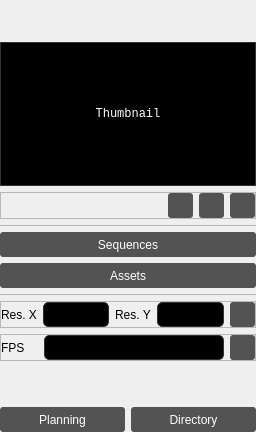
                        <widget class="QFrame" name="frameRightSideProjects">
                         <property name="maximumSize">
                          <size>
                           <width>256</width>
                           <height>16777215</height>
                          </size>
                         </property>
                         <property name="frameShape">
                          <enum>QFrame::NoFrame</enum>
                         </property>
                         <property name="frameShadow">
                          <enum>QFrame::Raised</enum>
                         </property>
                         <layout class="QVBoxLayout" name="verticalLayout_4">
                          <property name="leftMargin">
                           <number>0</number>
                          </property>
                          <property name="topMargin">
                           <number>0</number>
                          </property>
                          <property name="rightMargin">
                           <number>0</number>
                          </property>
                          <property name="bottomMargin">
                           <number>0</number>
                          </property>
                          <item>
                           <spacer name="verticalSpacerThumbnailProjects">
                            <property name="orientation">
                             <enum>Qt::Vertical</enum>
                            </property>
                            <property name="sizeType">
                             <enum>QSizePolicy::Fixed</enum>
                            </property>
                            <property name="sizeHint" stdset="0">
                             <size>
                              <width>20</width>
                              <height>42</height>
                             </size>
                            </property>
                           </spacer>
                          </item>
                          <item>
                           <widget class="QLabel" name="labelThumbnailProjects">
                            <property name="minimumSize">
                             <size>
                              <width>256</width>
                              <height>144</height>
                             </size>
                            </property>
                            <property name="maximumSize">
                             <size>
                              <width>256</width>
                              <height>144</height>
                             </size>
                            </property>
                            <property name="font">
                             <font>
                              <family>Consolas</family>
                             </font>
                            </property>
                            <property name="styleSheet">
                             <string notr="true">QLabel
{	
	color: rgb(255, 255, 255);
	background-color: rgb(0, 0, 0);
	border-style: solid;    
	border-width: 1px;
	border-radius: 0px;
	border-color: rgb(50, 50, 50);
}
</string>
                            </property>
                            <property name="text">
                             <string>Thumbnail</string>
                            </property>
                            <property name="scaledContents">
                             <bool>false</bool>
                            </property>
                            <property name="alignment">
                             <set>Qt::AlignCenter</set>
                            </property>
                           </widget>
                          </item>
                          <item>
                           <widget class="QFrame" name="frameFunctionsThumbnail">
                            <property name="frameShape">
                             <enum>QFrame::StyledPanel</enum>
                            </property>
                            <property name="frameShadow">
                             <enum>QFrame::Raised</enum>
                            </property>
                            <layout class="QHBoxLayout" name="horizontalLayout_9">
                             <property name="leftMargin">
                              <number>0</number>
                             </property>
                             <property name="topMargin">
                              <number>0</number>
                             </property>
                             <property name="rightMargin">
                              <number>0</number>
                             </property>
                             <property name="bottomMargin">
                              <number>0</number>
                             </property>
                             <item>
                              <spacer name="horizontalSpacerThumbnailProjects">
                               <property name="orientation">
                                <enum>Qt::Horizontal</enum>
                               </property>
                               <property name="sizeHint" stdset="0">
                                <size>
                                 <width>40</width>
                                 <height>20</height>
                                </size>
                               </property>
                              </spacer>
                             </item>
                             <item>
                              <widget class="QPushButton" name="buttonDeleteThumbnailProjects">
                               <property name="minimumSize">
                                <size>
                                 <width>25</width>
                                 <height>25</height>
                                </size>
                               </property>
                               <property name="maximumSize">
                                <size>
                                 <width>25</width>
                                 <height>25</height>
                                </size>
                               </property>
                               <property name="styleSheet">
                                <string notr="true">QPushButton
{
	background-color: rgb(83, 83, 83);
	color: rgb(255, 255, 255);
	border-radius: 3px;
}
QPushButton:hover:!pressed
{
	background-color: rgb(100, 100, 100);
}</string>
                               </property>
                               <property name="text">
                                <string/>
                               </property>
                               <property name="icon">
                                <iconset resource="cioxoQtResources.qrc">
                                 <normaloff>:/icons/graphics/icons/trash02.svg</normaloff>:/icons/graphics/icons/trash02.svg</iconset>
                               </property>
                              </widget>
                             </item>
                             <item>
                              <widget class="QPushButton" name="buttonRefreshThumbnailProjects">
                               <property name="minimumSize">
                                <size>
                                 <width>25</width>
                                 <height>25</height>
                                </size>
                               </property>
                               <property name="maximumSize">
                                <size>
                                 <width>25</width>
                                 <height>25</height>
                                </size>
                               </property>
                               <property name="styleSheet">
                                <string notr="true">QPushButton
{
	background-color: rgb(83, 83, 83);
	color: rgb(255, 255, 255);
	border-radius: 3px;
}
QPushButton:hover:!pressed
{
	background-color: rgb(100, 100, 100);
}</string>
                               </property>
                               <property name="text">
                                <string/>
                               </property>
                               <property name="icon">
                                <iconset resource="cioxoQtResources.qrc">
                                 <normaloff>:/icons/graphics/icons/refreshCw.svg</normaloff>:/icons/graphics/icons/refreshCw.svg</iconset>
                               </property>
                              </widget>
                             </item>
                             <item>
                              <widget class="QPushButton" name="buttonChargeThumbnailProjects">
                               <property name="minimumSize">
                                <size>
                                 <width>25</width>
                                 <height>25</height>
                                </size>
                               </property>
                               <property name="maximumSize">
                                <size>
                                 <width>25</width>
                                 <height>25</height>
                                </size>
                               </property>
                               <property name="font">
                                <font>
                                 <family>Segoe UI</family>
                                 <pointsize>9</pointsize>
                                </font>
                               </property>
                               <property name="styleSheet">
                                <string notr="true">QPushButton
{
	background-color: rgb(83, 83, 83);
	color: rgb(255, 255, 255);
	border-radius: 3px;
}
QPushButton:hover:!pressed
{
	background-color: rgb(100, 100, 100);
}</string>
                               </property>
                               <property name="text">
                                <string/>
                               </property>
                               <property name="icon">
                                <iconset resource="cioxoQtResources.qrc">
                                 <normaloff>:/icons/graphics/icons/image.svg</normaloff>:/icons/graphics/icons/image.svg</iconset>
                               </property>
                              </widget>
                             </item>
                            </layout>
                           </widget>
                          </item>
                          <item>
                           <widget class="QLabel" name="labelLineRightProjects">
                            <property name="maximumSize">
                             <size>
                              <width>16777215</width>
                              <height>1</height>
                             </size>
                            </property>
                            <property name="styleSheet">
                             <string notr="true">border-color: rgb(180, 180, 180);
border-style:solid;
border-radius: 5px;
border-width: 1px;</string>
                            </property>
                            <property name="text">
                             <string/>
                            </property>
                           </widget>
                          </item>
                          <item>
                           <widget class="QPushButton" name="buttonSequences">
                            <property name="minimumSize">
                             <size>
                              <width>0</width>
                              <height>25</height>
                             </size>
                            </property>
                            <property name="maximumSize">
                             <size>
                              <width>16777215</width>
                              <height>25</height>
                             </size>
                            </property>
                            <property name="font">
                             <font>
                              <family>Segoe UI</family>
                              <pointsize>9</pointsize>
                             </font>
                            </property>
                            <property name="styleSheet">
                             <string notr="true">QPushButton
{
	background-color: rgb(83, 83, 83);
	color: rgb(255, 255, 255);
	border-radius: 3px;
}
QPushButton:hover:!pressed
{
	background-color: rgb(100, 100, 100);
}</string>
                            </property>
                            <property name="text">
                             <string>Sequences</string>
                            </property>
                            <property name="icon">
                             <iconset resource="cioxoQtResources.qrc">
                              <normaloff>:/icons/graphics/icons/grid.svg</normaloff>:/icons/graphics/icons/grid.svg</iconset>
                            </property>
                           </widget>
                          </item>
                          <item>
                           <widget class="QPushButton" name="buttonAssets">
                            <property name="minimumSize">
                             <size>
                              <width>0</width>
                              <height>25</height>
                             </size>
                            </property>
                            <property name="maximumSize">
                             <size>
                              <width>16777215</width>
                              <height>25</height>
                             </size>
                            </property>
                            <property name="font">
                             <font>
                              <family>Segoe UI</family>
                              <pointsize>9</pointsize>
                             </font>
                            </property>
                            <property name="styleSheet">
                             <string notr="true">QPushButton
{
	background-color: rgb(83, 83, 83);
	color: rgb(255, 255, 255);
	border-radius: 3px;
}
QPushButton:hover:!pressed
{
	background-color: rgb(100, 100, 100);
}</string>
                            </property>
                            <property name="text">
                             <string>Assets</string>
                            </property>
                            <property name="icon">
                             <iconset resource="cioxoQtResources.qrc">
                              <normaloff>:/icons/graphics/icons/package.svg</normaloff>:/icons/graphics/icons/package.svg</iconset>
                            </property>
                           </widget>
                          </item>
                          <item>
                           <widget class="QLabel" name="labelLineResolution">
                            <property name="maximumSize">
                             <size>
                              <width>16777215</width>
                              <height>1</height>
                             </size>
                            </property>
                            <property name="styleSheet">
                             <string notr="true">border-color: rgb(180, 180, 180);
border-style:solid;
border-radius: 5px;
border-width: 1px;</string>
                            </property>
                            <property name="text">
                             <string/>
                            </property>
                           </widget>
                          </item>
                          <item>
                           <widget class="QFrame" name="frameResolution">
                            <property name="frameShape">
                             <enum>QFrame::StyledPanel</enum>
                            </property>
                            <property name="frameShadow">
                             <enum>QFrame::Raised</enum>
                            </property>
                            <layout class="QHBoxLayout" name="horizontalLayout_5">
                             <property name="leftMargin">
                              <number>0</number>
                             </property>
                             <property name="topMargin">
                              <number>0</number>
                             </property>
                             <property name="rightMargin">
                              <number>0</number>
                             </property>
                             <property name="bottomMargin">
                              <number>0</number>
                             </property>
                             <item>
                              <widget class="QLabel" name="labelResolutionX">
                               <property name="font">
                                <font>
                                 <family>Segoe UI</family>
                                 <pointsize>9</pointsize>
                                </font>
                               </property>
                               <property name="text">
                                <string>Res. X</string>
                               </property>
                              </widget>
                             </item>
                             <item>
                              <widget class="QLineEdit" name="lineEditResolutionProjectX">
                               <property name="minimumSize">
                                <size>
                                 <width>0</width>
                                 <height>25</height>
                                </size>
                               </property>
                               <property name="maximumSize">
                                <size>
                                 <width>16777215</width>
                                 <height>25</height>
                                </size>
                               </property>
                               <property name="font">
                                <font>
                                 <family>Segoe UI</family>
                                 <pointsize>9</pointsize>
                                </font>
                               </property>
                               <property name="styleSheet">
                                <string notr="true">QLineEdit
{
	color: rgb(255, 255, 255);
	background-color: rgb(0, 0, 0);
	border-style: solid;
    border-width: 1px;
	border-radius: 5px;
	border-color: rgb(50, 50, 50);
}</string>
                               </property>
                              </widget>
                             </item>
                             <item>
                              <widget class="QLabel" name="labelResolutionY">
                               <property name="font">
                                <font>
                                 <family>Segoe UI</family>
                                 <pointsize>9</pointsize>
                                </font>
                               </property>
                               <property name="text">
                                <string>Res. Y</string>
                               </property>
                              </widget>
                             </item>
                             <item>
                              <widget class="QLineEdit" name="lineEditResolutionProjectY">
                               <property name="minimumSize">
                                <size>
                                 <width>0</width>
                                 <height>25</height>
                                </size>
                               </property>
                               <property name="maximumSize">
                                <size>
                                 <width>16777215</width>
                                 <height>25</height>
                                </size>
                               </property>
                               <property name="font">
                                <font>
                                 <family>Segoe UI</family>
                                 <pointsize>9</pointsize>
                                </font>
                               </property>
                               <property name="styleSheet">
                                <string notr="true">QLineEdit
{
	color: rgb(255, 255, 255);
	background-color: rgb(0, 0, 0);
	border-style: solid;
    border-width: 1px;
	border-radius: 5px;
	border-color: rgb(50, 50, 50);
}</string>
                               </property>
                              </widget>
                             </item>
                             <item>
                              <widget class="QPushButton" name="buttonValidateResolution">
                               <property name="minimumSize">
                                <size>
                                 <width>25</width>
                                 <height>25</height>
                                </size>
                               </property>
                               <property name="maximumSize">
                                <size>
                                 <width>25</width>
                                 <height>25</height>
                                </size>
                               </property>
                               <property name="styleSheet">
                                <string notr="true">QPushButton
{
	background-color: rgb(83, 83, 83);
	color: rgb(255, 255, 255);
	border-radius: 3px;
}
QPushButton:hover:!pressed
{
	background-color: rgb(100, 100, 100);
}</string>
                               </property>
                               <property name="text">
                                <string/>
                               </property>
                               <property name="icon">
                                <iconset resource="cioxoQtResources.qrc">
                                 <normaloff>:/icons/graphics/icons/checkSquare.svg</normaloff>:/icons/graphics/icons/checkSquare.svg</iconset>
                               </property>
                              </widget>
                             </item>
                            </layout>
                           </widget>
                          </item>
                          <item>
                           <widget class="QFrame" name="frameFPS">
                            <property name="frameShape">
                             <enum>QFrame::StyledPanel</enum>
                            </property>
                            <property name="frameShadow">
                             <enum>QFrame::Raised</enum>
                            </property>
                            <layout class="QHBoxLayout" name="horizontalLayout_34">
                             <property name="leftMargin">
                              <number>0</number>
                             </property>
                             <property name="topMargin">
                              <number>0</number>
                             </property>
                             <property name="rightMargin">
                              <number>0</number>
                             </property>
                             <property name="bottomMargin">
                              <number>0</number>
                             </property>
                             <item>
                              <widget class="QLabel" name="labelFPS">
                               <property name="font">
                                <font>
                                 <family>Segoe UI</family>
                                 <pointsize>9</pointsize>
                                </font>
                               </property>
                               <property name="text">
                                <string>FPS    </string>
                               </property>
                              </widget>
                             </item>
                             <item>
                              <widget class="QLineEdit" name="lineEditFPS">
                               <property name="minimumSize">
                                <size>
                                 <width>0</width>
                                 <height>25</height>
                                </size>
                               </property>
                               <property name="maximumSize">
                                <size>
                                 <width>16777215</width>
                                 <height>25</height>
                                </size>
                               </property>
                               <property name="font">
                                <font>
                                 <family>Segoe UI</family>
                                 <pointsize>9</pointsize>
                                </font>
                               </property>
                               <property name="styleSheet">
                                <string notr="true">QLineEdit
{
	color: rgb(255, 255, 255);
	background-color: rgb(0, 0, 0);
	border-style: solid;
    border-width: 1px;
	border-radius: 5px;
	border-color: rgb(50, 50, 50);
}</string>
                               </property>
                              </widget>
                             </item>
                             <item>
                              <widget class="QPushButton" name="buttonValidateFPS">
                               <property name="minimumSize">
                                <size>
                                 <width>25</width>
                                 <height>25</height>
                                </size>
                               </property>
                               <property name="maximumSize">
                                <size>
                                 <width>25</width>
                                 <height>25</height>
                                </size>
                               </property>
                               <property name="styleSheet">
                                <string notr="true">QPushButton
{
	background-color: rgb(83, 83, 83);
	color: rgb(255, 255, 255);
	border-radius: 3px;
}
QPushButton:hover:!pressed
{
	background-color: rgb(100, 100, 100);
}</string>
                               </property>
                               <property name="text">
                                <string/>
                               </property>
                               <property name="icon">
                                <iconset resource="cioxoQtResources.qrc">
                                 <normaloff>:/icons/graphics/icons/checkSquare.svg</normaloff>:/icons/graphics/icons/checkSquare.svg</iconset>
                               </property>
                              </widget>
                             </item>
                            </layout>
                           </widget>
                          </item>
                          <item>
                           <spacer name="verticalSpacerDirectoryProjects">
                            <property name="orientation">
                             <enum>Qt::Vertical</enum>
                            </property>
                            <property name="sizeHint" stdset="0">
                             <size>
                              <width>20</width>
                              <height>40</height>
                             </size>
                            </property>
                           </spacer>
                          </item>
                          <item>
                           <layout class="QHBoxLayout" name="layoutDirectoryProjects">
                            <item>
                             <widget class="QPushButton" name="buttonPlanningProjects">
                              <property name="minimumSize">
                               <size>
                                <width>95</width>
                                <height>25</height>
                               </size>
                              </property>
                              <property name="maximumSize">
                               <size>
                                <width>16777215</width>
                                <height>25</height>
                               </size>
                              </property>
                              <property name="font">
                               <font>
                                <family>Segoe UI</family>
                                <pointsize>9</pointsize>
                               </font>
                              </property>
                              <property name="styleSheet">
                               <string notr="true">QPushButton
{
	background-color: rgb(83, 83, 83);
	color: rgb(255, 255, 255);
	border-radius: 3px;
}
QPushButton:hover:!pressed
{
	background-color: rgb(100, 100, 100);
}</string>
                              </property>
                              <property name="text">
                               <string>Planning</string>
                              </property>
                              <property name="icon">
                               <iconset resource="cioxoQtResources.qrc">
                                <normaloff>:/icons/graphics/icons/calendar.svg</normaloff>:/icons/graphics/icons/calendar.svg</iconset>
                              </property>
                             </widget>
                            </item>
                            <item>
                             <widget class="QPushButton" name="buttonDirectoryProjects">
                              <property name="minimumSize">
                               <size>
                                <width>95</width>
                                <height>25</height>
                               </size>
                              </property>
                              <property name="maximumSize">
                               <size>
                                <width>16777215</width>
                                <height>25</height>
                               </size>
                              </property>
                              <property name="font">
                               <font>
                                <family>Segoe UI</family>
                                <pointsize>9</pointsize>
                               </font>
                              </property>
                              <property name="styleSheet">
                               <string notr="true">QPushButton
{
	background-color: rgb(83, 83, 83);
	color: rgb(255, 255, 255);
	border-radius: 3px;
}
QPushButton:hover:!pressed
{
	background-color: rgb(100, 100, 100);
}</string>
                              </property>
                              <property name="text">
                               <string>Directory</string>
                              </property>
                              <property name="icon">
                               <iconset resource="cioxoQtResources.qrc">
                                <normaloff>:/icons/graphics/icons/folder.svg</normaloff>:/icons/graphics/icons/folder.svg</iconset>
                              </property>
                             </widget>
                            </item>
                           </layout>
                          </item>
                         </layout>
                        </widget>
